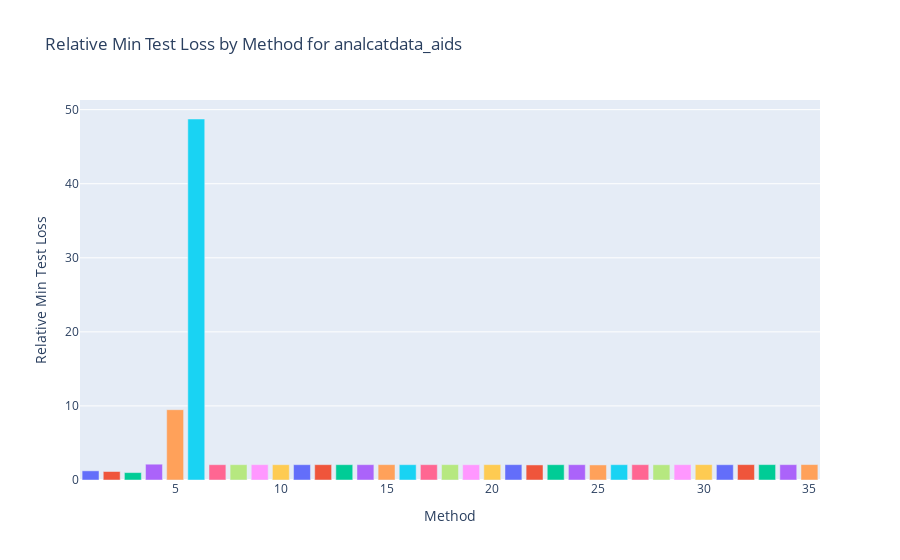
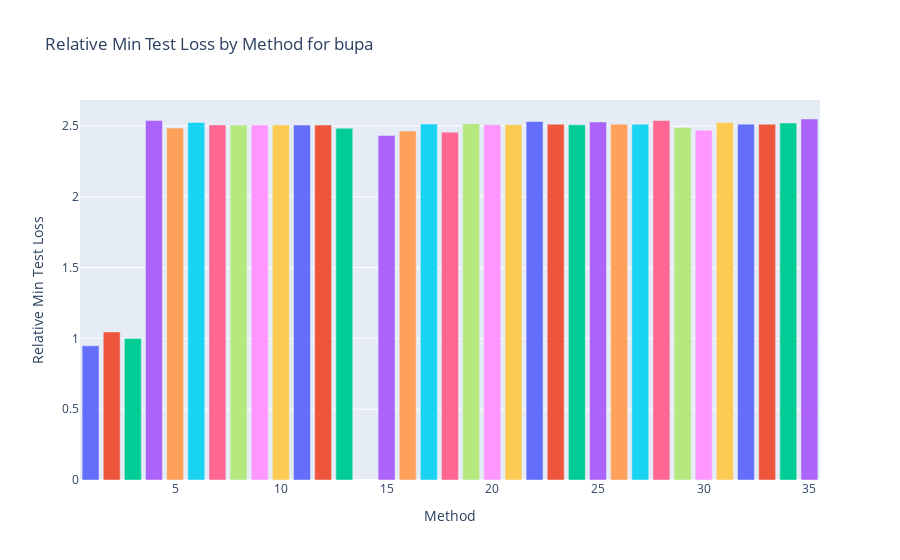
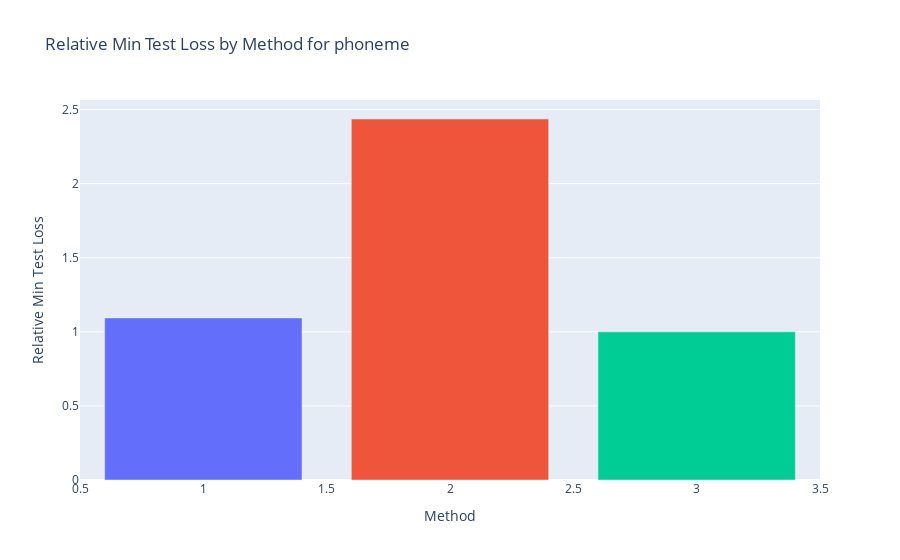
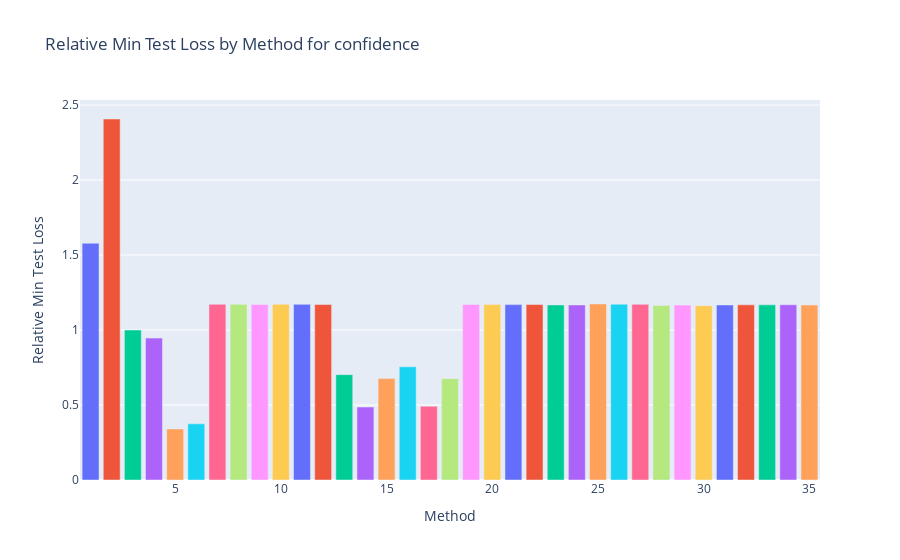

Notebook code for these charts, in order:
### Code cell
dataset_names = list(min_val_test_loss.keys())

for dataset_name in dataset_names:
    # Preparing data for bar chart
    methods = list(relative_min_val_test_loss[dataset_name].keys())
    test_losses = [relative_min_val_test_loss[dataset_name][method] for method in methods]


    # Create a bar chart for the current dataset
    fig = go.Figure(data=[
        go.Bar(
            x=methods,
            y=test_losses,
            name=dataset_name,
            marker_color=colors[:len(methods)]  # Assign different colors to each bar
        )
    ])

    # Customize the layout
    fig.update_layout(
        title=f'Relative Min Test Loss by Method for {dataset_name}',
        xaxis=dict(
            title='Method',
        ),
        yaxis=dict(
            title='Relative Min Test Loss'
        ),
        legend_title=dataset_name
        # Additional customizations can be added here
    )

    # Show the plot
    fig.show()

### Figure 1 — Plotly figure (JSON) as saved in the notebook; plotly's stock layout.template omitted (floating-point values rounded to 4 significant figures)
{"data": [{"marker": {"color": ["#636EFA", "#EF553B", "#00CC96", "#AB63FA", "#FFA15A", "#19D3F3", "#FF6692", "#B6E880", "#FF97FF", "#FECB52", "#636EFA", "#EF553B", "#00CC96", "#AB63FA", "#FFA15A", "#19D3F3", "#FF6692", "#B6E880", "#FF97FF", "#FECB52", "#636EFA", "#EF553B", "#00CC96", "#AB63FA", "#FFA15A", "#19D3F3", "#FF6692", "#B6E880", "#FF97FF", "#FECB52", "#636EFA", "#EF553B", "#00CC96", "#AB63FA", "#FFA15A"]}, "name": "analcatdata_aids", "type": "bar", "x": [1, 2, 3, 4, 5, 6, 7, 8, 9, 10, 11, 12, 13, 14, 15, 16, 17, 18, 19, 20, 21, 22, 23, 24, 25, 26, 27, 28, 29, 30, 31, 32, 33, 34, 35], "y": [1.237, 1.146, 1, 2.133, 9.493, 48.74, 2.065, 2.069, 2.072, 2.065, 2.069, 2.072, 2.068, 2.072, 2.075, 2.068, 2.072, 2.075, 2.061, 2.075, 2.075, 2.033, 2.066, 2.068, 2.035, 2.068, 2.071, 2.058, 2.074, 2.076, 2.065, 2.077, 2.078, 2.075, 2.084]}], "layout": {"legend": {"title": {"text": "analcatdata_aids"}}, "title": {"text": "Relative Min Test Loss by Method for analcatdata_aids"}, "xaxis": {"title": {"text": "Method"}}, "yaxis": {"title": {"text": "Relative Min Test Loss"}}}}

### Figure 2 — Plotly figure (JSON) as saved in the notebook; plotly's stock layout.template omitted (floating-point values rounded to 4 significant figures)
{"data": [{"marker": {"color": ["#636EFA", "#EF553B", "#00CC96", "#AB63FA", "#FFA15A", "#19D3F3", "#FF6692", "#B6E880", "#FF97FF", "#FECB52", "#636EFA", "#EF553B", "#00CC96", "#AB63FA", "#FFA15A", "#19D3F3", "#FF6692", "#B6E880", "#FF97FF", "#FECB52", "#636EFA", "#EF553B", "#00CC96", "#AB63FA", "#FFA15A", "#19D3F3", "#FF6692", "#B6E880", "#FF97FF", "#FECB52", "#636EFA", "#EF553B", "#00CC96", "#AB63FA"]}, "name": "bupa", "type": "bar", "x": [1, 2, 3, 4, 5, 6, 7, 8, 9, 10, 11, 12, 13, 15, 16, 17, 18, 19, 20, 21, 22, 23, 24, 25, 26, 27, 28, 29, 30, 31, 32, 33, 34, 35], "y": [0.9473, 1.046, 1, 2.538, 2.485, 2.525, 2.508, 2.507, 2.507, 2.508, 2.507, 2.507, 2.484, 2.433, 2.465, 2.513, 2.456, 2.517, 2.509, 2.509, 2.532, 2.513, 2.509, 2.528, 2.513, 2.512, 2.538, 2.49, 2.47, 2.524, 2.513, 2.512, 2.521, 2.549]}], "layout": {"legend": {"title": {"text": "bupa"}}, "title": {"text": "Relative Min Test Loss by Method for bupa"}, "xaxis": {"title": {"text": "Method"}}, "yaxis": {"title": {"text": "Relative Min Test Loss"}}}}

### Figure 3 — Plotly figure (JSON) as saved in the notebook; plotly's stock layout.template omitted (floating-point values rounded to 4 significant figures)
{"data": [{"marker": {"color": ["#636EFA", "#EF553B", "#00CC96"]}, "name": "phoneme", "type": "bar", "x": [1, 2, 3], "y": [1.094, 2.436, 1]}], "layout": {"legend": {"title": {"text": "phoneme"}}, "title": {"text": "Relative Min Test Loss by Method for phoneme"}, "xaxis": {"title": {"text": "Method"}}, "yaxis": {"title": {"text": "Relative Min Test Loss"}}}}

### Figure 4 — Plotly figure (JSON) as saved in the notebook; plotly's stock layout.template omitted (floating-point values rounded to 4 significant figures)
{"data": [{"marker": {"color": ["#636EFA", "#EF553B", "#00CC96", "#AB63FA", "#FFA15A", "#19D3F3", "#FF6692", "#B6E880", "#FF97FF", "#FECB52", "#636EFA", "#EF553B", "#00CC96", "#AB63FA", "#FFA15A", "#19D3F3", "#FF6692", "#B6E880", "#FF97FF", "#FECB52", "#636EFA", "#EF553B", "#00CC96", "#AB63FA", "#FFA15A", "#19D3F3", "#FF6692", "#B6E880", "#FF97FF", "#FECB52", "#636EFA", "#EF553B", "#00CC96", "#AB63FA", "#FFA15A"]}, "name": "confidence", "type": "bar", "x": [1, 2, 3, 4, 5, 6, 7, 8, 9, 10, 11, 12, 13, 14, 15, 16, 17, 18, 19, 20, 21, 22, 23, 24, 25, 26, 27, 28, 29, 30, 31, 32, 33, 34, 35], "y": [1.578, 2.407, 1, 0.9461, 0.3403, 0.3744, 1.171, 1.171, 1.17, 1.171, 1.171, 1.17, 0.7024, 0.4865, 0.676, 0.7545, 0.492, 0.6759, 1.17, 1.17, 1.169, 1.17, 1.167, 1.167, 1.174, 1.172, 1.171, 1.164, 1.167, 1.162, 1.167, 1.168, 1.168, 1.168, 1.166]}], "layout": {"legend": {"title": {"text": "confidence"}}, "title": {"text": "Relative Min Test Loss by Method for confidence"}, "xaxis": {"title": {"text": "Method"}}, "yaxis": {"title": {"text": "Relative Min Test Loss"}}}}
